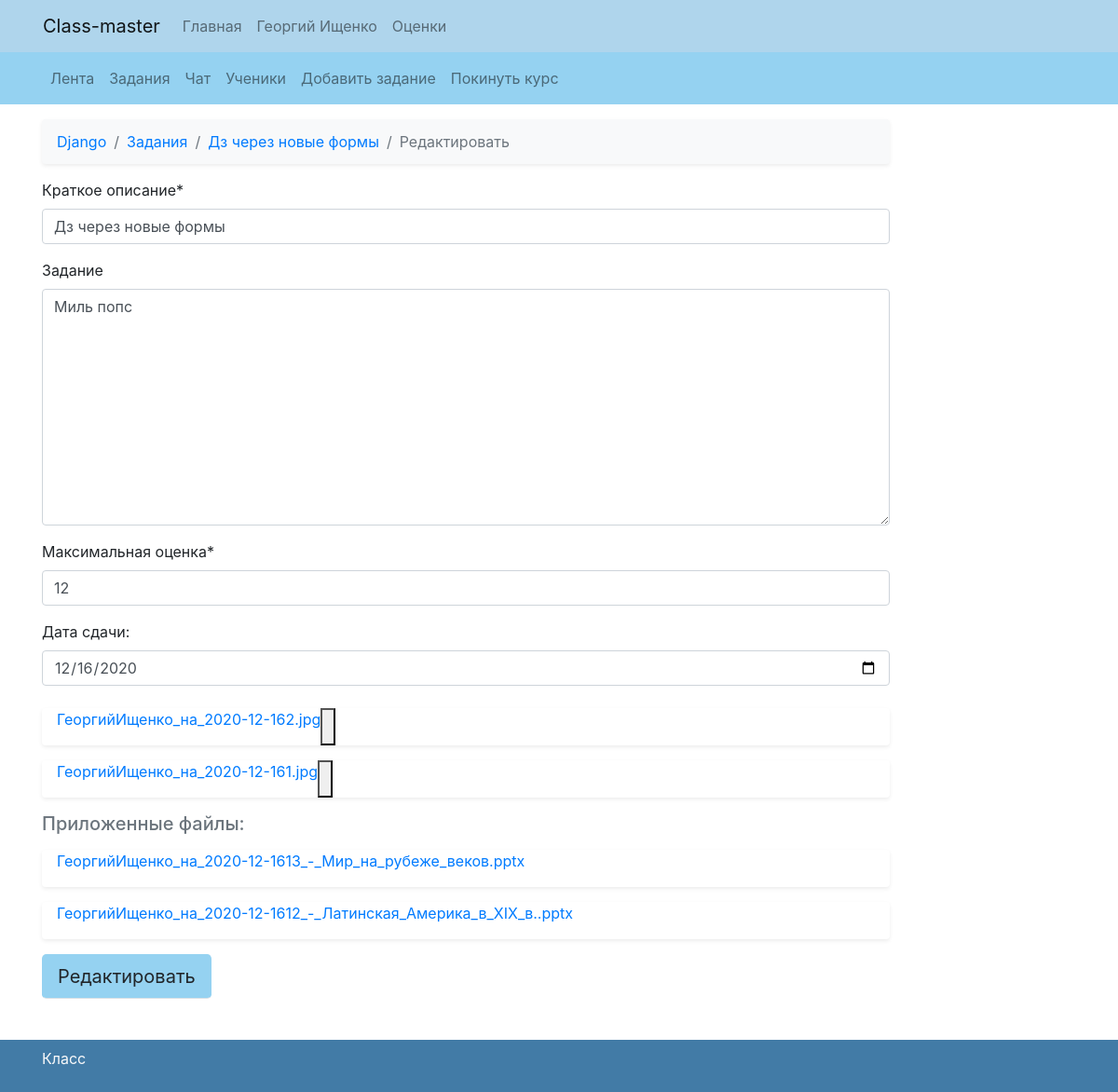
Before: /classes/Django-21/task=612304/edit (signed in) with the older database file.
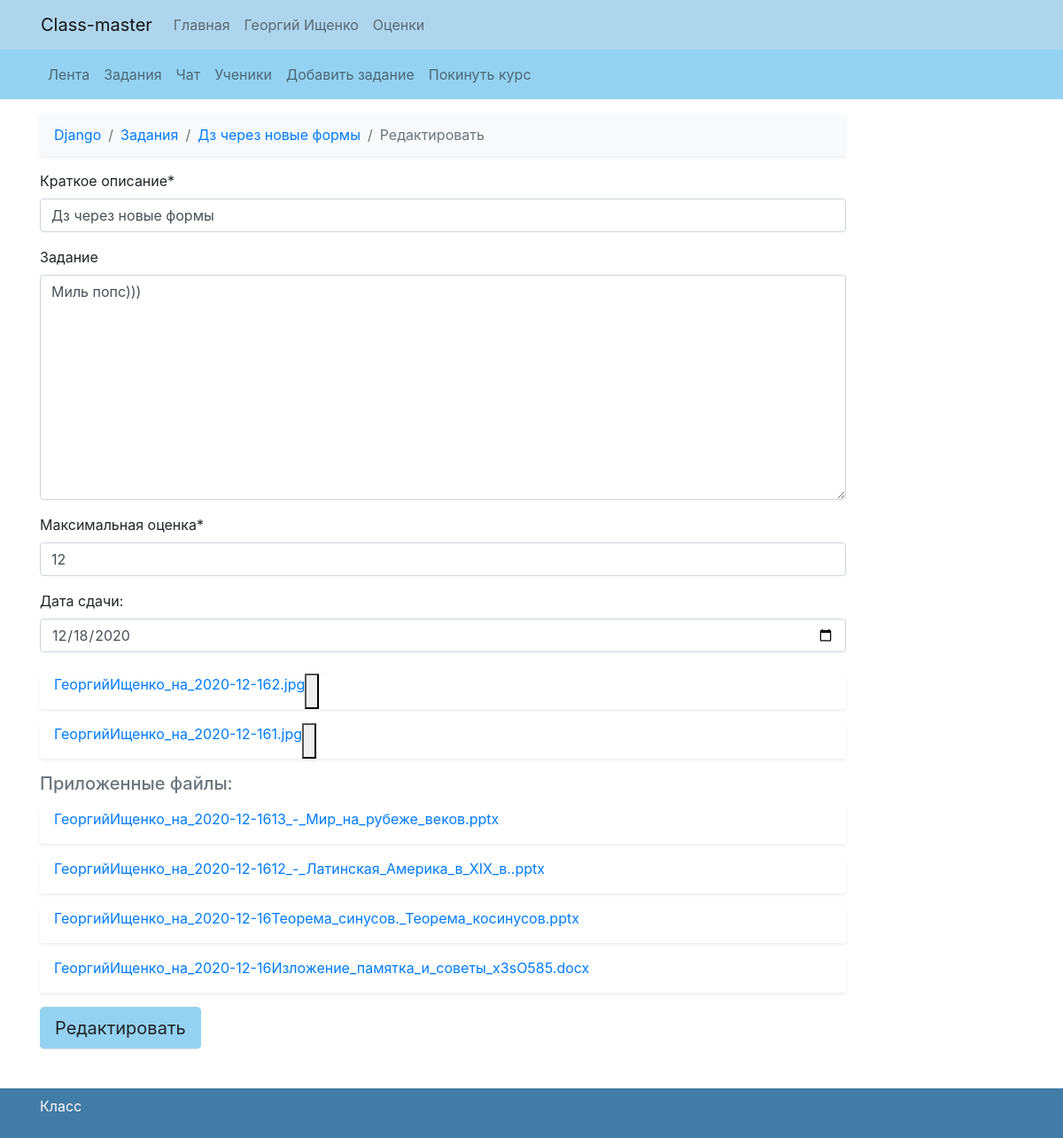
After: the same page with the newer database file.
### my_class/models.py (models this page shows, shortened)
class Task(models.Model):
    title = models.CharField(max_length=32)
    body = RichTextUploadingField(blank=True, null=True)
    date = models.DateField()
    current_class = models.ForeignKey('Class', on_delete=models.CASCADE, null=True, blank=True)
    author = models.ForeignKey(settings.AUTH_USER_MODEL, on_delete=models.CASCADE, blank=True, null=True)
    published_date = models.DateTimeField(auto_now_add=True)
    edit_date = models.DateTimeField(auto_now_add=True, blank=True, null=True)
    max_mark = models.IntegerField(default=5)
    def get_date(self):
        return str(self.date)
    def has_files(self):
        if Files.objects.filter(task=self, is_student_file=False).exists():
            print(Files.objects.filter(task=self, is_student_file=False))
            return True
        else:
            return False
    class Meta:
        verbose_name = "Задания"
        verbose_name_plural = "Задания"
    def get_absolute_url(self):
        return reverse('task-view', kwargs={'name': self.current_class.name, 'pk': self.current_class.pk,
                                            'pin': generate_pin(self.pk)})

class Images(models.Model):
    image = models.ImageField(upload_to=generate_teacher_filename, blank=True, null=True, verbose_name='Изображение')
    task = models.ForeignKey(Task, blank=True, null=True, on_delete=models.CASCADE)
    student_answer = models.ForeignKey(StudentAnswer, blank=True, null=True, on_delete=models.CASCADE)
    is_student_file = models.BooleanField(default=False)
    class Meta:
        verbose_name = "Изображения"
        verbose_name_plural = "Изображения"
    def get_name(self):
        return self.image.name.split('/')[1]

class Files(models.Model):
    file = models.FileField(upload_to=generate_teacher_filename, blank=True, null=True, verbose_name='Файл')
    task = models.ForeignKey(Task, blank=True, null=True, on_delete=models.CASCADE)
    student_answer = models.ForeignKey(StudentAnswer, blank=True, null=True, on_delete=models.CASCADE)
    is_student_file = models.BooleanField(default=False)
    class Meta:
        verbose_name = "Файлы"
        verbose_name_plural = "Файлы"
    def get_name(self):
        return self.file.name.split('/')[1]
    def __str__(self):
        return self.file.name

### my_class/views.py (the view)
# urls.py: path('classes/<str:name>-<int:pk>/task=<int:pin>/edit', class_task_edit, name='task-edit'),
@login_required
def class_task_edit(request, name, pk, pin):
    task = get_object_or_404(Task, pk=decode(pin))
    if request.method == 'POST':
        form = TaskAdd(request.POST, instance=task)
        if form.is_valid():
            form.save()
            return redirect(task.get_absolute_url())
    current_class = get_object_or_404(Class, pk=pk)
    files = Files.objects.filter(task=task)
    images = Images.objects.filter(task=task)
    form = TaskAdd(instance=task)
    return render(request, 'class_task_edit.html', {
        'class': current_class,
        'form': form,
        'task': task,
        'files': files,
        'images': images,
    })

### my_class/forms.py
class TaskAdd(forms.ModelForm):
	title = forms.CharField(
		label='Краткое описание',
		widget=forms.TextInput(attrs={'placeholder': 'Краткое описание'}))
	body = forms.CharField(
		label='Задание',
		widget=forms.Textarea(attrs={'placeholder': 'Описание'}), required=False)
	max_mark = forms.IntegerField(
		label='Максимальная оценка',
		widget=forms.NumberInput(attrs={'placeholder': 'Максимальная оценка'}))
	class Meta:
		model = Task
		fields = ('title', 'body', 'date', 'max_mark')

### my_class/models.py (called while the page is built)
def generate_pin(n):
    return n ^ 612345

    def get_absolute_url_feed(self):
        return reverse('feed', kwargs={'name': self.name, 'pk': self.pk})

    def get_absolute_url_tasks(self):
        return reverse('tasks', kwargs={'name': self.name, 'pk': self.pk})

    def get_absolute_url_task_add(self):
        return reverse('task-add', kwargs={'name': self.name, 'pk': self.pk})

    def get_absolute_url_students(self):
        return reverse('students', kwargs={'name': self.name, 'pk': self.pk})

    def get_absolute_url_leave(self):
        return reverse('leave', kwargs={'name': self.name, 'pk': self.pk})

### my_class/views.py (called while the page is built)
def decode(pin):
    return int(pin) ^ 612345

### my_class/templates/class_task_edit.html (shortened to what this page needs)
{% extends "base.html" %}
  {% block content%}
  <body>
  {% include 'class_nav.html' %}
    	<div class="container mt-3">
        <form class="" method="POST" action="" style="padding-right:200px;">
          {% load crispy_forms_tags %}
          <nav aria-label="breadcrumb">
			  <ol class="breadcrumb bg-light shadow-sm">
				<li class="breadcrumb-item"><a href="{{class.get_absolute_url_feed}}">{{class.name}}</a></li>
				<li class="breadcrumb-item"><a href="{{class.get_absolute_url_tasks}}">Задания</a></li>
                <li class="breadcrumb-item"><a href="{{task.get_absolute_url}}">{{task.title}}</a></li>
				<li class="breadcrumb-item active" aria-current="page">Редактировать</li>
			  </ol>
			</nav>
          {{ form.title | as_crispy_field }}
          {% autoescape off %}
          {{ form.body | as_crispy_field }}
          {% endautoescape %}
          {{ form.max_mark | as_crispy_field }}
          <label>Дата сдачи:</label>
          <input type="date" name="date" placeholder="Дата сдачи" class="form-control" value="{{task.get_date}}"><br>
          {% for i in images %}
			<div class="d-flex justify-content shadow-sm px-3 mb-3 bg-white rounded">
				<p><a href="{{i.image.url}}">{{i.get_name}} </a></p>
                <button type="button" class="btn-close" aria-label="Close"></button>
			</div>
			{% endfor %}
			{% if task.has_files %}
			<h5 class="mb-3 text-muted">Приложенные файлы:</h5>
			{% endif %}
			{% for f in files%}
			<div class="d-flex justify-content shadow-sm px-3 mb-3 bg-white rounded">
				<p><a href="{{f.file.url}}">{{f.get_name}}</a></p>
			</div>
			{% endfor %}
          <button class="btn btn-lg border-bottom" type="submit"
          style="background-color: #95D2F1;">Редактировать</button>
        </form>
      </div>
  </body>
{% endblock %}

Changed rows visible on the page:
changed Task "Дз через новые формы": body "Миль попс" → "Миль попс)))"; date "12/16/2020" → "12/18/2020"
added Files: get_name "ГеоргийИщенко_на_2020-12-16Теорема_синусов._Теорема_косинусов.pptx"
added Files: get_name "ГеоргийИщенко_на_2020-12-16Изложение_памятка_и_советы_x3sO585.docx"
